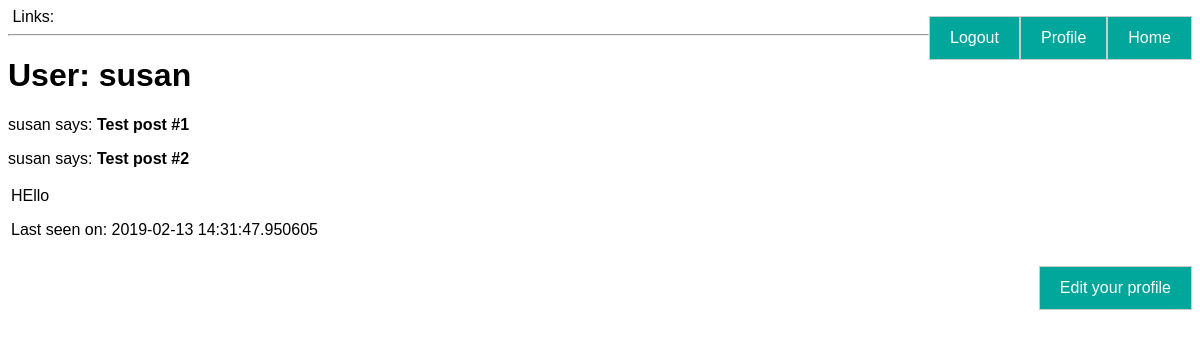
The page /profile/susan (signed in) on the database as committed earlier.
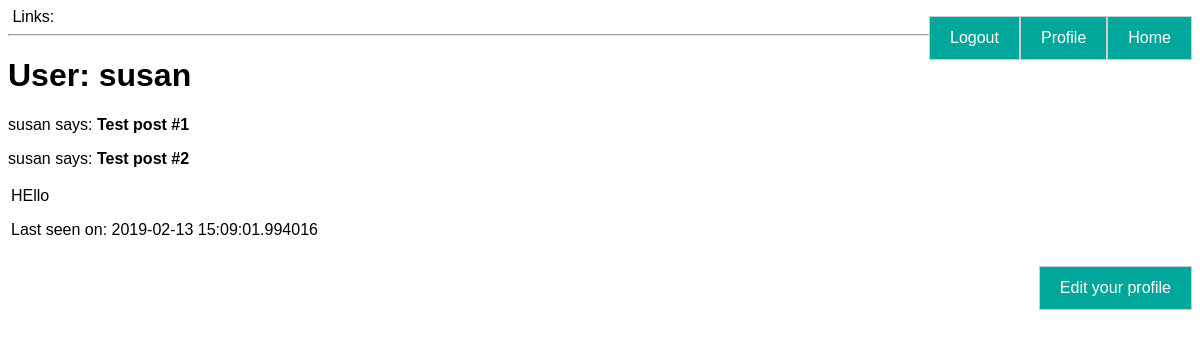
The same page on the database as committed later.
### app/models.py (models this page shows, shortened)
class User(db.Model, UserMixin):
    id = db.Column(db.Integer, primary_key=True)
    username = db.Column(db.String(64), index=True, unique=True)
    email = db.Column(db.String(120), index=True, unique=True)
    password_hash = db.Column(db.String(128))
    posts = db.relationship('Post', backref='author', lazy='dynamic')
    about_me = db.Column(db.String(140))
    last_seen = db.Column(db.DateTime, default=datetime.utcnow())

### app/routes.py (the view)
@app.route('/profile/<username>')
@login_required
def profile(username):
    user = User.query.filter_by(username=username).first_or_404()
    posts = [
        {'author': user, 'body': 'Test post #1'},
        {'author': user, 'body': 'Test post #2'}
    ]
    return render_template('profile.html', user=user, posts=posts)

### app/models.py (called while the page is built)
@login.user_loader
def load_user(id):
    return User.query.get(int(id))

### app/routes.py (called while the page is built)
@app.before_request
def before_request():
    if current_user.is_authenticated:
        current_user.last_seen = datetime.utcnow()
        db.session.commit()

### app/templates/profile.html
{% extends "base.html" %}
{% block content %}
    <h1>User: {{  user.username }}</h1>
    {% for post in posts %}
    <div><p>{{ post.author.username }} says: <b>{{ post.body }}</b></p></div>
    {% endfor %}
    <table>
        <tr valign=""top>
            <td>
                {%  if user.about_me %}<p>{{ user.about_me }}</p>{% endif %}
                {% if user.last_seen %}<p>Last seen on: {{ user.last_seen }}</p>{%  endif %}
            </td>
        </tr>
    </table>
    {%  if user == current_user %}
    <p><a href="{{  url_for('edit_profile') }}">Edit your profile</a></p>
    {% endif %}
{% endblock %}

### app/templates/base.html (shortened to what this page needs)
<html>
    <head>
        <link rel="stylesheet" href="{{  url_for('static', filename='css/style.css') }}">
    </head>
    <body>
        <div>
            Links:
            <a href="{{ url_for('index') }}">Home</a>
            {% if current_user.is_anonymous %}
            <a href="{{ url_for('login') }}">Login</a>
            <a href="{{ url_for('register') }}">Register</a>
            {% else %}
            <a href="{{  url_for('profile', username=current_user.username) }}">Profile</a>
            <a href="{{ url_for('logout') }}">Logout</a>
            {% endif %}
        </div>
        <hr>
        {% block content %}{% endblock %}
    </body>
</html>

### app/static/css/style.css (style rules this page uses)
body { font-family: Arial, Helvetica, sans-serif; }
a { float:right; background-color: #00A79A; color: white; padding: 2em 3em; margin: 8px 0; padding: 12px 20px; display: inline-block; border: 1px solid #ccc; box-sizing: border-box; cursor: pointer; text-decoration: none; }

Rows that differ between the two databases and show on the page:
changed User "susan": last_seen "2019-02-13 14:31:47.950605" → "2019-02-13 15:09:01.994016"
